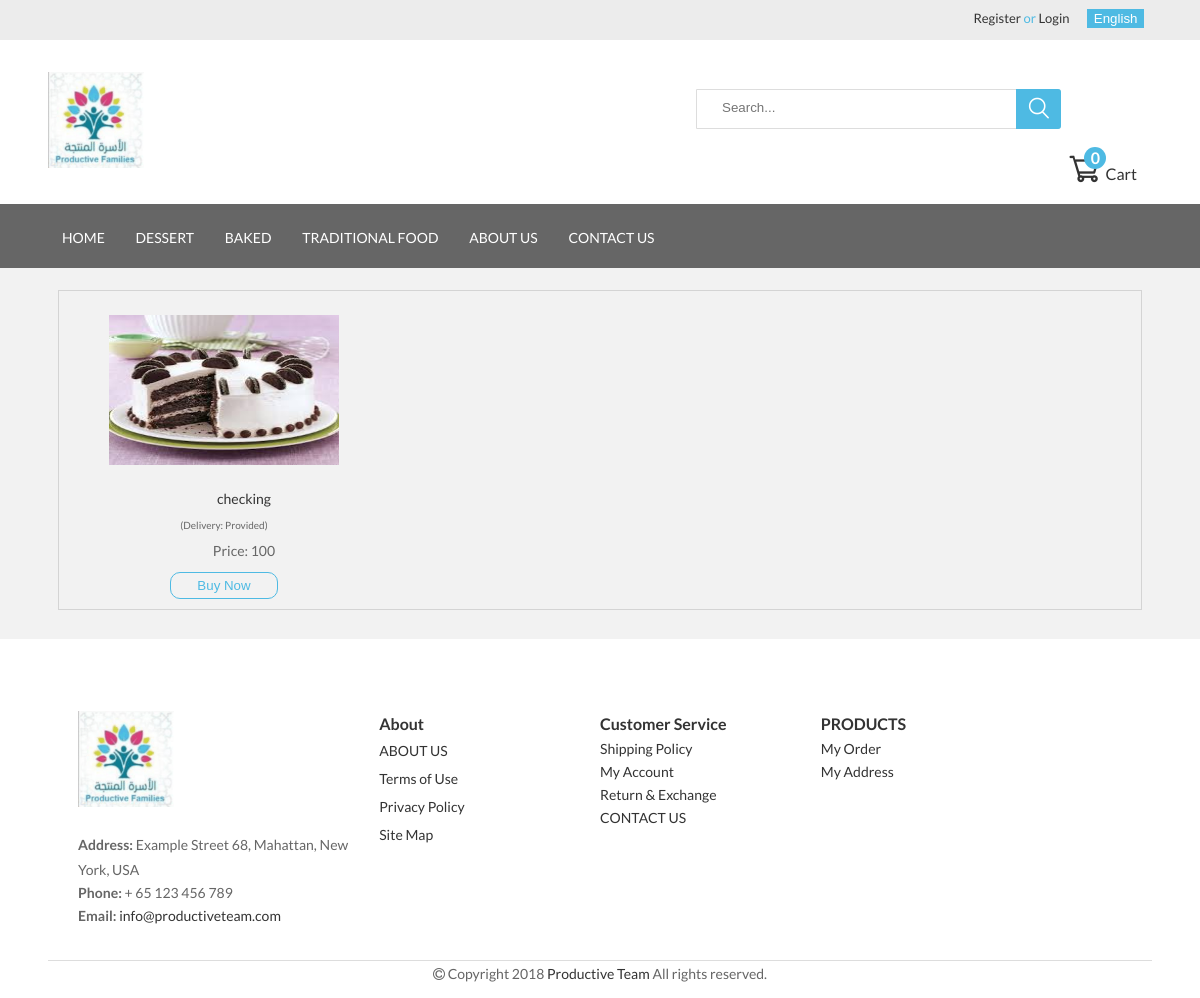
Screenshot of /tfood.php with the database file from the repository.
### tables this page shows
CREATE TABLE `products` (
  `id` int(11) NOT NULL,
  `name` varchar(50) DEFAULT NULL,
  `name_ar` varchar(50) NOT NULL,
  `description` varchar(500) DEFAULT NULL,
  `description_ar` varchar(500) NOT NULL,
  `price` int(11) DEFAULT NULL,
  `image` varchar(50) DEFAULT NULL,
  `date_added` datetime NOT NULL,
  `stock_id` int(11) DEFAULT NULL,
  `product_type_id` int(11) DEFAULT NULL,
  `delivery_type_id` int(11) DEFAULT NULL,
  `added_by` int(11) NOT NULL
);

CREATE TABLE `deliverytypes` (
  `id` int(11) NOT NULL,
  `types` varchar(50) DEFAULT NULL,
  `types_ar` varchar(50) NOT NULL
);

### tfood.php (the view, shortened to what this page needs)
<?php include 'includes/config.php';
include 'header.php';
$queryTr = "select * from products where product_type_id=1";
$resultTr = mysqli_query($con, $queryTr);
?>
<head>
</head>
<body>
    <div class="container">
        <div class="sections">
            <div class="secBx">
            <?php
            if(mysqli_num_rows($resultTr) > 0) {
                while ($rowTr = $resultTr->fetch_array()) {
                $queryD = "select * from deliverytypes where id = " . $rowTr['delivery_type_id'];
                $resultD = mysqli_query($con, $queryD);
                $rowD = $resultD->fetch_array();
            ?>
            <div class="secItm">
                <div class="product-media">
                    <figure>
                        <a href='product_detail.php?prodId=<?php echo $rowTr['id']; ?>'><img
                                src="assets/uploads/<?php echo $rowTr['image']; ?>"
                                alt="feature" style="width:230px;height:150px">
                        </a>
                    </figure>
                </div>
                <center>
                <a href="product_detail.php?prodId=<?php echo $rowTr['id']; ?>"
                   class="feature-slide-name"><?php echo $rowTr['name']; ?></a><br>
                    <span style="font-size: 10px;">
                        (<?php echo $lang['delivery']; ?>:  <?php if($_SESSION['lang'] == 'arabic'){ echo $rowD['types_ar']; }else{ echo $rowD['types']; } ?>)</span>
                <div class="feature-slide-cost">
                    <span class="price"><?php echo $lang['price']; ?>: <?php echo $rowTr['price']; ?></span>
                </div>
                <div class="cartBtn">
                    <a href="product_detail.php?prodId=<?php echo $rowTr['id']; ?>"><input type="button" value="<?php echo $lang['add_to_cart']; ?>"/></a>
                </div>
                </center>
            </div>
                <?php }
                }else{
                    echo '<br><br><h2 class="no_msg">'.$lang['no_product'].'</h2><br><br>';
                }
                ?>
            </div>
        </div>
    </div>
</body>
<?php include 'footer.php' ?>

### assets/css/style.css (style rules this page uses)
* { box-sizing: border-box; }
html { overflow-x: hidden; }
body { font-family: "Lato", sans-serif; font-size: 14px; line-height: 25px; color: #666666; width: 100%; margin: 0 auto; overflow-x: hidden; background-color: #f2f2f2; }
.container { padding: 12px; margin-left:3% !important; margin-right:3% !important; }
img { max-width: 100%; }
a { color: #333; -webkit-transition: all 0.3s ease-in-out 0s; -moz-transition: all 0.3s ease-in-out 0s; -ms-transition: all 0.3s ease-in-out 0s; -o-transition: all 0.3s ease-in-out 0s; transition: all 0.3s ease-in-out 0s; text-decoration: none; }
.feature-slide-name,.feature-slide-cost { padding-left: 40px !important; }

### tfood.php (style rules this page uses)
.sections { padding: 10px; }
.secBx { width:100%; border: 1px solid #d4d4d4; display: inline-block; }
.secItm { float: left; margin: 10px; }
.cartBtn input { width: 35%; background: rgba(3,2,1,0); border: 1px solid #4ebae3; border-radius: 10px; padding: 5px 10px; color: #4ebae3; margin-top: 3%; cursor: pointer; }

### rows the page displays
products: image (picture), name "checking", delivery_type.types "Provided", price "100"

### other values shown
$lang['register'] "Register"
$lang['login'] "Login"
$lang['cart'] "Cart"
$total_quantity "0"
$lang['home'] "HOME"
$lang['dessert'] "DESSERT"
$lang['baked'] "BAKED"
$lang['tr_food'] "TRADITIONAL FOOD"
$lang['about_us'] "ABOUT US"
$lang['contact_us'] "CONTACT US"
$lang['address'] "Address"
$lang['phone'] "Phone"
$lang['email'] "Email"
$lang['about'] "About"
$lang['terms'] "Terms of Use"
